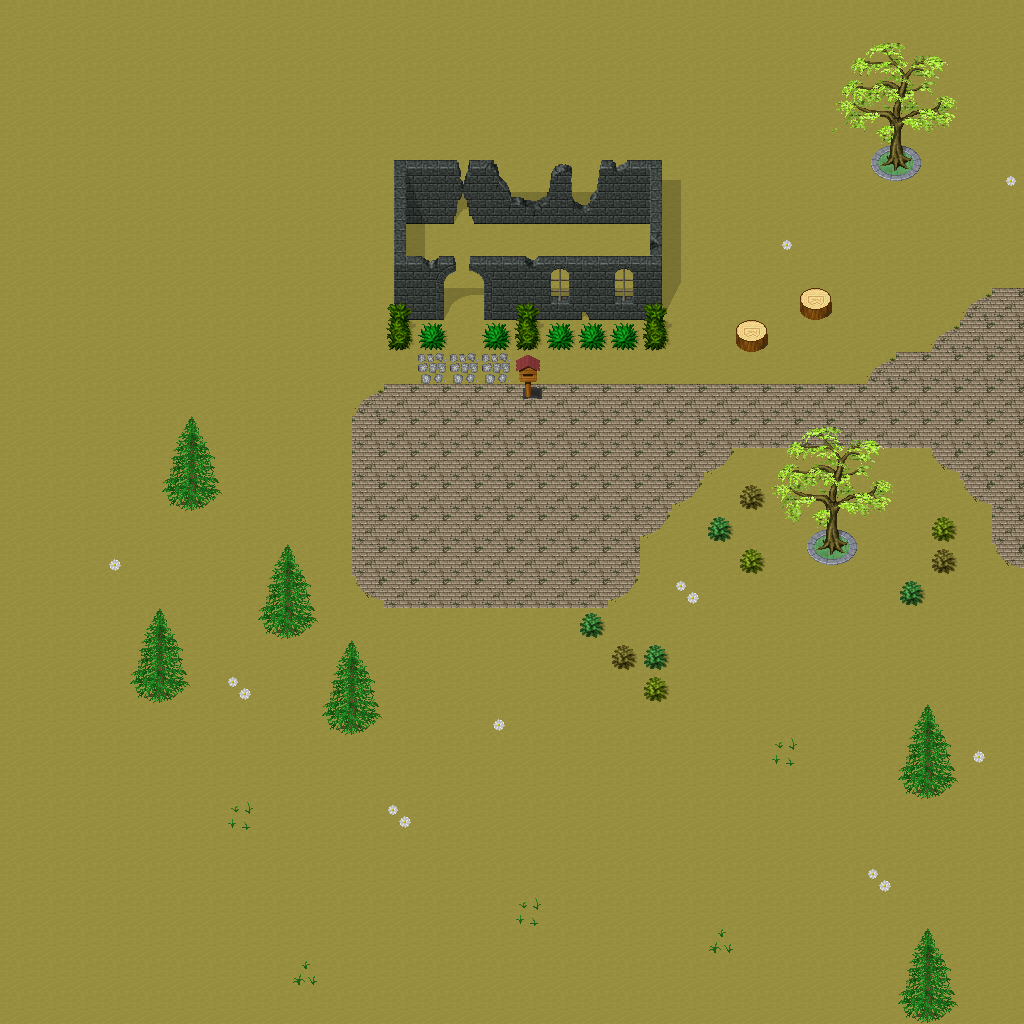

This game map was drawn from its Tiled (.tmx) file and the tilesets committed beside it. A one-line description and the trimmed map source follow:
An orthogonal 32x32 tile map with 32x32 px tiles, 5 tile layers (Ground, Objects, Objects2, Above, ...), 1 hidden layer not drawn, 26 tilesets.

<map version="1.10" tiledversion="1.11.0" orientation="orthogonal" renderorder="right-down" width="32" height="32" tilewidth="32" tileheight="32" infinite="0" nextlayerid="11" nextobjectid="1">
 <tileset firstgid="1" name="ground_ground" tilewidth="32" tileheight="32" tilecount="33" columns="3">
  <image source="../drawable/ground_ground.png" width="96" height="352" />
 </tileset>
 <tileset firstgid="34" name="building_castle" tilewidth="32" tileheight="32" tilecount="320" columns="20">
  <image source="../drawable/building_castle.png" width="640" height="512" />
 </tileset>
 <tileset firstgid="354" name="furniture_carpet_carpets_2" tilewidth="32" tileheight="32" tilecount="20" columns="4">
  <image source="../drawable/furniture_carpet_carpets_2.png" width="128" height="160" />
 </tileset>
 <tileset firstgid="374" name="ground_indoor_tiles" tilewidth="32" tileheight="32" tilecount="8" columns="2">
  <image source="../drawable/ground_indoor_tiles.png" width="64" height="128" />
 </tileset>
 <tileset firstgid="382" name="ground_water_pool" tilewidth="32" tileheight="32" tilecount="72" columns="3">
  <image source="../drawable/ground_water_pool.png" width="96" height="768" />
 </tileset>
 <tileset firstgid="454" name="ground_ridge_earth_dark" tilewidth="32" tileheight="32" tilecount="96" columns="12">
  <image source="../drawable/ground_ridge_earth_dark.png" width="384" height="256" />
 </tileset>
 <tileset firstgid="550" name="logic_collision" tilewidth="32" tileheight="32" tilecount="1" columns="1">
  <image source="../drawable/logic_collision.png" width="32" height="32" />
 </tileset>
 <tileset firstgid="551" name="building_wall_stone_grey" tilewidth="32" tileheight="32" tilecount="12" columns="3">
  <image source="../drawable/building_wall_stone_grey.png" width="96" height="128" />
 </tileset>
 <tileset firstgid="563" name="building_roof_green" tilewidth="32" tileheight="32" tilecount="20" columns="5">
  <image source="../drawable/building_roof_green.png" width="160" height="128" />
 </tileset>
 <tileset firstgid="583" name="ground_ladder_horizontal_dark" tilewidth="32" tileheight="32" tilecount="3" columns="1">
  <image source="../drawable/ground_ladder_horizontal_dark.png" width="32" height="96" />
 </tileset>
 <tileset firstgid="586" name="building_house_pink_blue" tilewidth="32" tileheight="32" tilecount="99" columns="11">
  <image source="../drawable/building_house_pink_blue.png" width="352" height="288" />
 </tileset>
 <tileset firstgid="685" name="ground_mossy_brick_paving" tilewidth="32" tileheight="32" tilecount="9" columns="3">
  <image source="../drawable/ground_mossy_brick_paving.png" width="96" height="96" />
 </tileset>
 <tileset firstgid="694" name="plant_tree_locust_tree" tilewidth="32" tileheight="32" tilecount="20" columns="4">
  <image source="../drawable/plant_tree_locust_tree.png" width="128" height="160" />
 </tileset>
 <tileset firstgid="714" name="plant_tree_spruce" tilewidth="32" tileheight="32" tilecount="6" columns="2">
  <image source="../drawable/plant_tree_spruce.png" width="64" height="96" />
 </tileset>
 <tileset firstgid="720" name="plant_flower_flowers_mixed" tilewidth="32" tileheight="32" tilecount="16" columns="4">
  <image source="../drawable/plant_flower_flowers_mixed.png" width="128" height="128" />
 </tileset>
 <tileset firstgid="736" name="ground_cobbled_paving" tilewidth="32" tileheight="32" tilecount="1" columns="1">
  <image source="../drawable/ground_cobbled_paving.png" width="32" height="32" />
 </tileset>
 <tileset firstgid="737" name="plant_flower_daisy_white" tilewidth="32" tileheight="32" tilecount="8" columns="2">
  <image source="../drawable/plant_flower_daisy_white.png" width="64" height="128" />
 </tileset>
 <tileset firstgid="745" name="item_postbox" tilewidth="32" tileheight="32" tilecount="4" columns="2">
  <image source="../drawable/item_postbox.png" width="64" height="64" />
 </tileset>
 <tileset firstgid="749" name="item_postbox_2" tilewidth="32" tileheight="32" tilecount="2" columns="1">
  <image source="../drawable/item_postbox_2.png" width="32" height="64" />
 </tileset>
 <tileset firstgid="751" name="furniture_table_tree_stump_table" tilewidth="32" tileheight="32" tilecount="4" columns="2">
  <image source="../drawable/furniture_table_tree_stump_table.png" width="64" height="64" />
 </tileset>
 <tileset firstgid="755" name="plant_stump_int_small_stump" tilewidth="32" tileheight="32" tilecount="1" columns="1">
  <image source="../drawable/plant_stump_int_small_stump.png" width="32" height="32" />
 </tileset>
 <tileset firstgid="756" name="plant_grasses" tilewidth="32" tileheight="32" tilecount="6" columns="3">
  <image source="../drawable/plant_grasses.png" width="96" height="64" />
 </tileset>
 <tileset firstgid="762" name="building_fence_wooden_brown_fence" tilewidth="32" tileheight="32" tilecount="42" columns="7">
  <image source="../drawable/building_fence_wooden_brown_fence.png" width="224" height="192" />
 </tileset>
 <tileset firstgid="804" name="ground_green_paving" tilewidth="32" tileheight="32" tilecount="18" columns="3">
  <image source="../drawable/ground_green_paving.png" width="96" height="192" />
 </tileset>
 <tileset firstgid="822" name="building_stone_ruins" tilewidth="32" tileheight="32" tilecount="72" columns="6">
  <image source="../drawable/building_stone_ruins.png" width="192" height="384" />
 </tileset>
 <tileset firstgid="894" name="logic_creature_insect" tilewidth="32" tileheight="32" tilecount="5" columns="5">
  <image source="../drawable/logic_creature_insect.png" width="160" height="32" />
 </tileset>
 <layer id="1" name="Ground" width="32" height="32">
  <data>[1024 cells, 1024 non-empty, 1 distinct tile ids]</data>
 </layer>
 <layer id="2" name="Objects" width="32" height="32">
  <data>[1024 cells, 192 non-empty, 40 distinct tile ids]</data>
 </layer>
 <layer id="3" name="Objects2" width="32" height="32">
  <data>[1024 cells, 8 non-empty, 7 distinct tile ids]</data>
 </layer>
 <layer id="4" name="Above" width="32" height="32">
  <data>[1024 cells, 75 non-empty, 35 distinct tile ids]</data>
 </layer>
 <layer id="5" name="Above2" width="32" height="32">
  <data>[1024 cells, 0 non-empty, 0 distinct tile ids]</data>
 </layer>
 <layer id="6" name="Walkable" width="32" height="32" visible="0">
  <data>[1024 cells, 52 non-empty, 1 distinct tile ids]</data>
 </layer>
 <objectgroup id="7" name="Mapevents" />
 <objectgroup id="8" name="Spawn" />
 <objectgroup id="9" name="Keys" />
 <objectgroup id="10" name="Replace" />
</map>
